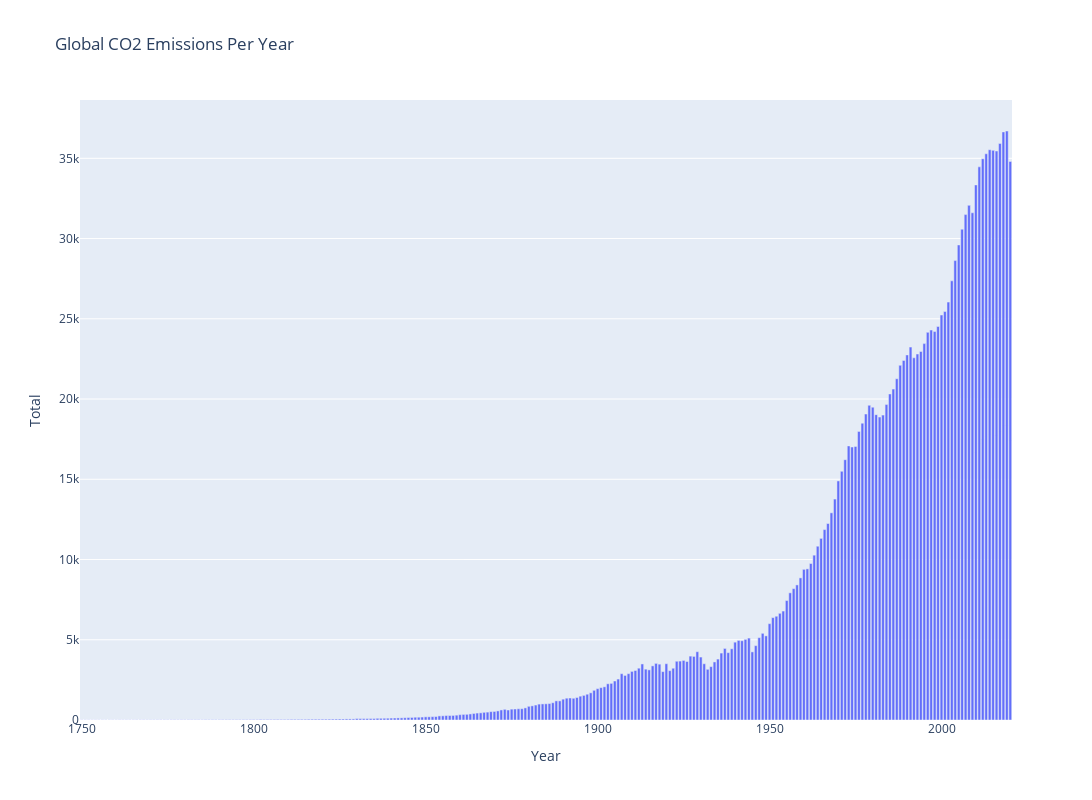

Write notebook code for a chart like this one.
### Code cell
co2_per_year = co2_global.groupby("Year").sum().reset_index()
co2_plot = px.bar(
    co2_per_year, x="Year", y="Total", title="Global CO2 Emissions Per Year", width=1500, height=800
)
co2_plot

### Figure 1 — Plotly figure (JSON) as saved in the notebook; plotly's stock layout.template omitted (floating-point values rounded to 4 significant figures; data arrays with more than 128 entries replaced by an {"elided": "..."} marker saying what was removed)
{"data": [{"alignmentgroup": "True", "hovertemplate": "Year=%{x}<br>Total=%{y}<extra></extra>", "legendgroup": "", "marker": {"color": "#636efa", "pattern": {"shape": ""}}, "name": "", "offsetgroup": "", "orientation": "v", "showlegend": false, "textposition": "auto", "type": "bar", "x": {"elided": "271 str values"}, "xaxis": "x", "y": {"elided": "271 float values"}, "yaxis": "y"}], "layout": {"barmode": "relative", "height": 800, "legend": {"tracegroupgap": 0}, "title": {"text": "Global CO2 Emissions Per Year"}, "width": 1500, "xaxis": {"anchor": "y", "autorange": true, "domain": [0, 1], "range": ["1749-07-02 12:00", "2020-07-01 12:00"], "title": {"text": "Year"}, "type": "date"}, "yaxis": {"anchor": "x", "autorange": true, "domain": [0, 1], "range": [0, 38630.0], "title": {"text": "Total"}, "type": "linear"}}}
